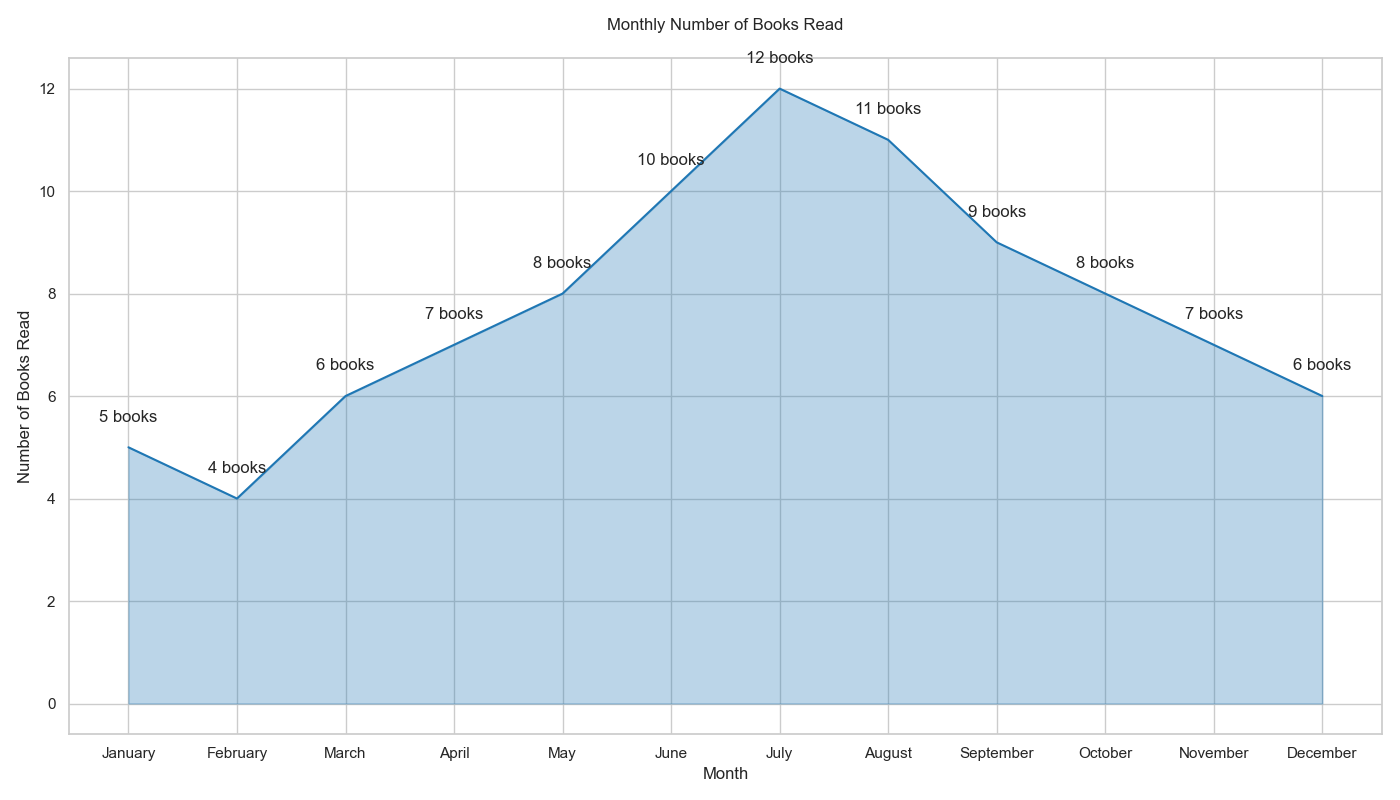

Reproduce this figure in Python.

import pandas as pd
import seaborn as sns
import matplotlib.pyplot as plt

# Data creation
data = {
    'Month': ['January', 'February', 'March', 'April', 'May', 'June',
              'July', 'August', 'September', 'October', 'November', 'December'],
    'Number_of_Books_Read': [5, 4, 6, 7, 8, 10, 12, 11, 9, 8, 7, 6]
}

df = pd.DataFrame(data)

# Convert 'Month' from string to categorical to ensure correct order
df['Month'] = pd.Categorical(df['Month'], categories=[
    'January', 'February', 'March', 'April', 'May', 'June',
    'July', 'August', 'September', 'October', 'November', 'December'], ordered=True)

# Seaborn plot
plt.figure(figsize=(14, 8))
chart = sns.lineplot(x='Month', y='Number_of_Books_Read', data=df, color="#1f77b4")

# Filling the area under the line
plt.fill_between(x=df['Month'], y1=df['Number_of_Books_Read'], color="#1f77b4", alpha=0.3)

# Annotate
for i in range(df.shape[0]):
    plt.text(df['Month'][i], df['Number_of_Books_Read'][i] + 0.5, f"{df['Number_of_Books_Read'][i]} books", horizontalalignment='center')

plt.title('Monthly Number of Books Read', pad=20)
plt.xlabel('Month')
plt.ylabel('Number of Books Read')

# Show plot
plt.tight_layout()
plt.show()
